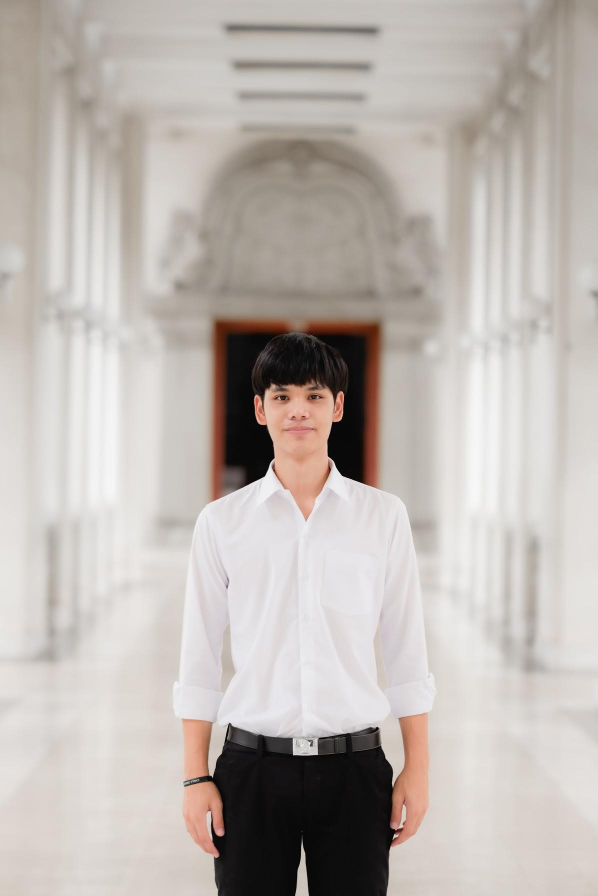
#> input picture Peeranat_Prasertpunt_photo.jpg, 1195 x 1792 px (shown at 1/2 size)
$ python colour_detection.py --image Peeranat_Prasertpunt_photo.jpg
#> lines starting #> are read from the running program, lines starting #| are printed output that depends on the picture
import pandas as pd
import cv2
import argparse
import keyboard
#Creating path to use cmd
ap = argparse.ArgumentParser()
ap.add_argument('-i', '--image', required=True, help="Image Path")
args = vars(ap.parse_args())
img_path = args['image']
#Reading image with opencv
img_need_to_resize = cv2.imread(img_path)
#> img_need_to_resize is the input picture: shape (1792, 1195, 3); mean B, G, R 177.1, 182.2, 189.1
img = cv2.resize(img_need_to_resize,(500,500))
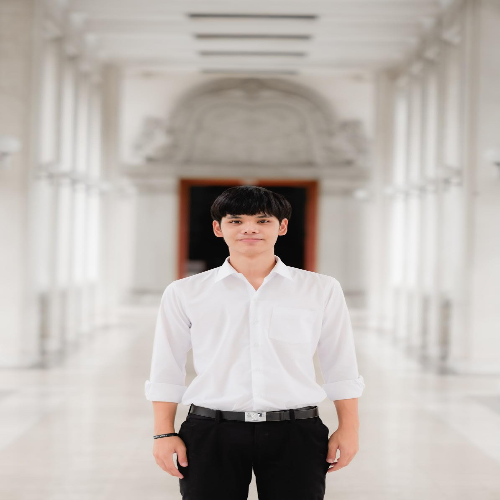
#> img: shape (500, 500, 3); mean B, G, R 177.1, 182.2, 189.1
clicked = False
r = g = b = xpos = ypos = 0

#read csv
index=["color","color_name","hex","R","G","B"]
csv = pd.read_csv('colors.csv', names=index, header=None)
#> (reads colors.csv from the repository)
#print(csv)
#function to find closest color from the image to the csv
def getcolorname(R,G,B):
    min = 10000
    for i in range(len(csv)):
        d = abs(R- int(csv.loc[i,"R"])) + abs(G- int(csv.loc[i,"G"]))+ abs(B- int(csv.loc[i,"B"]))
        if(d<=min):
            min = d
            color_iden = csv.loc[i,"color_name"]
    return color_iden
#to get x,y pos of image
def draw_image(event,x,y,flags,param):
    if event == cv2.EVENT_LBUTTONDBLCLK:
        global b,g,r,xpos,ypos, clicked
        clicked = True
        xpos = x
        ypos = y
        b,g,r = img[y,x]
        b = int(b)
        g = int(g)
        r = int(r)

cv2.namedWindow('image')
cv2.setMouseCallback('image',draw_image)

while(True):
    cv2.imshow("image",img)
    if (clicked):
        cv2.rectangle(img,(20,20), (500,60), (b,g,r), -1)
        text = getcolorname(r,g,b) + ' R='+ str(r) +  ' G='+ str(g) +  ' B='+ str(b)
        cv2.putText(img, text,(50,50),2,0.8,(255,255,255),2,cv2.LINE_AA)
        if(r+g+b>=600):#For very light colours we will display text in black colour
            cv2.putText(img, text,(50,50),2,0.8,(0,0,0),2,cv2.LINE_AA)
        clicked=False

    #Break the loop when user hits 'enter' key
    if cv2.waitKey(20) & keyboard.is_pressed('enter'):
#> (key Esc is pressed here)
        break
cv2.destroyAllWindows()
